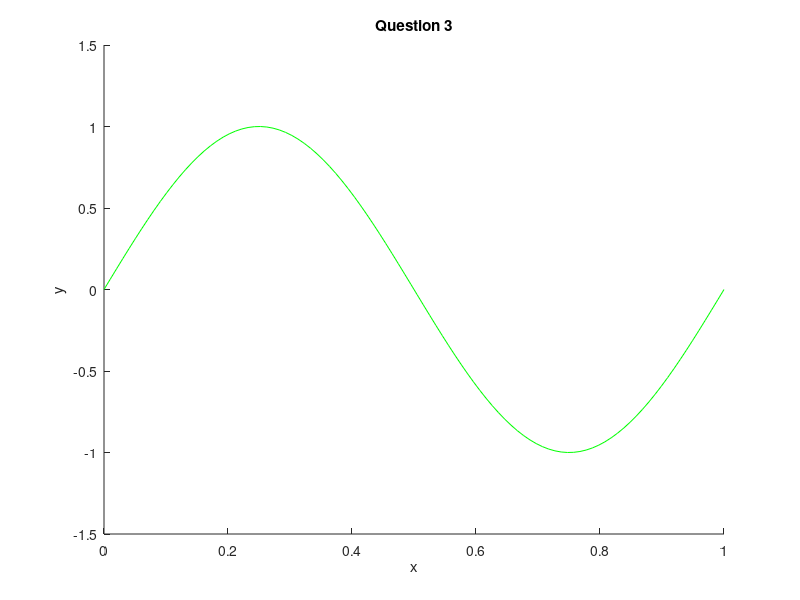

Source code (MATLAB): (Note: this script raises an error after producing the figure.)
% set figure option
figure(3), ylim([-1.5, 1.5]), title('Question 3'), xlabel('x'), ylabel('y'), hold on;

% plot original signal y = sin(2 * pi * x)
plot(linspace(0, 1), sin(2 * pi * linspace(0, 1)), 'g'), hold on;

% generate gaussian noise samples with range = [0, 1], number of samples = 100
gaussianNoise_samples_100 = GaussianNoise_generator([0, 1], 100);

% plot gaussian noise samples
plot(gaussianNoise_samples_100.x, gaussianNoise_samples_100.y, 'o'), hold on;

% generate regression lines with given order and plot them
for order = [1, 3, 5, 9]
    regression_line = RegressionLine_generator([0, 1], gaussianNoise_samples_100, order);
    plot(regression_line.x, regression_line.y, '--'), hold on;
end

% show legend
legend('original signal', 'gaussian noise samples: 100', '1', '3', '5', '9');